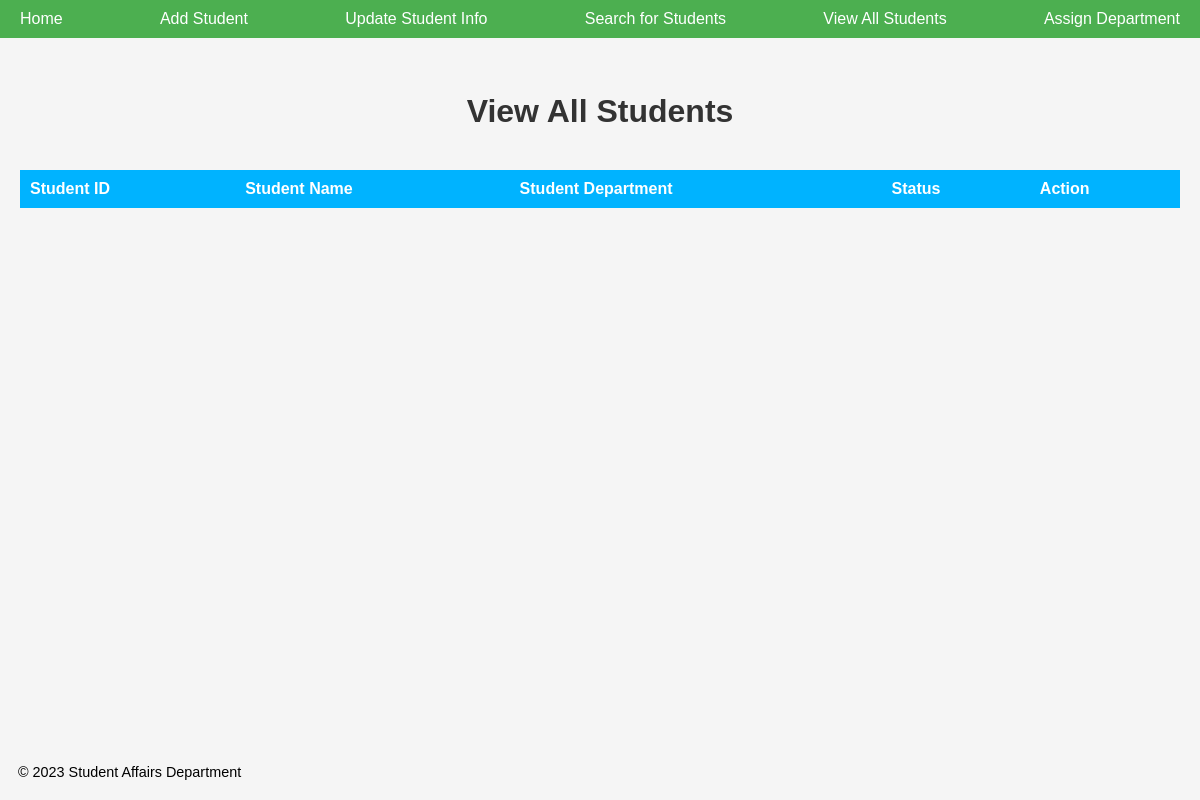
/all, run on an earlier commit of the app's database.
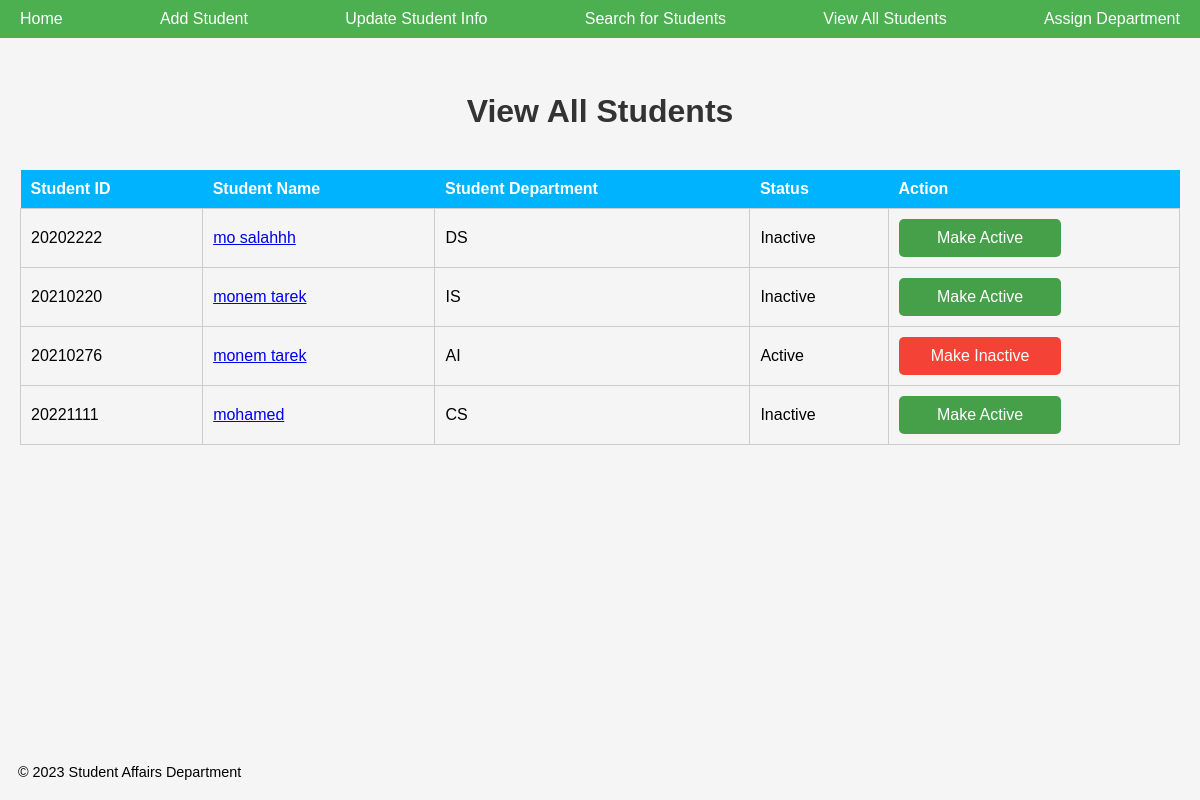
And on a later commit of the database.
### students/models.py (models this page shows, shortened)
class Student(models.Model):
    TypeGender = [
        ('Male', 'Male'),
        ('Female', 'Female')
    ]
    AvailableDepartment = [
        ('CS', 'CS'),
        ('DS', 'DS'),
        ('IT', 'IT'),
        ('AI', 'AI'),
        ('IS', 'IS')
    ]
    name = models.CharField(max_length=50, null=True)
    collegeID = models.CharField(max_length=8, null=True)
    dob = models.DateField(null=True)
    gpa = models.DecimalField(max_digits=4, decimal_places=1, null=True)
    gender = models.CharField(max_length=6, null=True)
    level = models.IntegerField(null=True)
    status = models.BooleanField(default=False, null=True)
    department = models.CharField(max_length=2, null=True)
    email = models.CharField(max_length=50, null=True)
    mobile = models.CharField(max_length=11, null=True)
    class Meta:
        ordering = ['gpa', 'name']

### students/views.py (the view)
# urls.py: path('all', views.view_all_students, name='viewAllStudents'),
def view_all_students(request):
    students = Student.objects.all()
    context = {'students': students}
    return render(request, 'students/viewAllStudents.html', context)

### templates/students/viewAllStudents.html (shortened to what this page needs)
{% extends 'base.html' %}
{% load static %}
{% block content %}
<!DOCTYPE html>
<html>
<head>
    <link rel="stylesheet" type="text/css" href="{% static 'css/viewAllStudents.css' %}">
</head>
<body>
<div class="container">
    <h1>View All Students</h1>
    <main>
        <table id="table1">
            <thead>
            <tr>
                <th>Student ID</th>
                <th>Student Name</th>
                <th>Student Department</th>
                <th>Status</th>
                <th>Action</th>
            </tr>
            </thead>
            <tbody>
                {% for student in students %}
                <tr>
                    <td>{{ student.collegeID }}</td>
                    <td> <a href="student/{{ student.collegeID }}"> {{ student.name }} </a> </td>
                    <td>{{ student.department }}</td>
                    {% if student.status %}
                        <td id="{{ student.collegeID }}status">Active</td>
                        <td>
                            <input type="button" id="{{ student.collegeID }}btn" onclick="changeStdStatus({{ student.collegeID }})" class="inactive-btn" value="Make Inactive">
                        </td>
                    {% else %}
                        <td id="{{ student.collegeID }}status">Inactive</td>
                        <td>
                            <input type="button" id="{{ student.collegeID }}btn" onclick="changeStdStatus({{ student.collegeID }})" class="active-btn" value="Make Active">
                        </td>
                    {% endif %}
                </tr>
                {% endfor %}
            </tbody>
        </table>
    </main>
</div>
</body>
</html>
{% endblock content %}

### templates/base.html (shortened to what this page needs)
{% load static %}
<head>
</head>
{% include 'parts/navbar.html' %}
{% block content%}
{% endblock content%}
{% include 'parts/footer.html' %}
<body>
</body>

### templates/parts/navbar.html
{% load static %}
<link rel="stylesheet" type="text/css" href="{% static 'css/navBar.css'%}"/>
<header>
        <nav>
            <ul>
                <li><a href="{% url 'home' %}">Home</a></li>
                <li><a href="{% url 'addStudent' %}">Add Student</a></li>
                <li><a href="{% url 'updateStudentInformation' %}">Update Student Info</a></li>
                <li><a href="{% url 'searchForStudents' %}">Search for Students</a></li>
                <li><a href="{% url 'viewAllStudents' %}">View All Students</a></li>
                <li><a href="{% url 'assignDepartmentPage' %}">Assign Department</a></li>
            </ul>
        </nav>
</header>

### templates/parts/footer.html
{% load static %}
<link rel="stylesheet" type="text/css" href="{% static 'css/footer.css'%}"/>
<footer>
    <p>&copy; 2023 Student Affairs Department</p>
</footer>

### project/static/css/NavBar.css (style rules this page uses)
header { background-color: #4CAF50; color: #fff; padding: 10px; }
nav ul { list-style: none; margin: 0; padding: 0; display: flex; justify-content: space-between; }
nav li { margin: 0 10px; }
nav a { color: #fff; text-decoration: none; }

### project/static/css/viewAllStudents.css (style rules this page uses)
* { margin: 0; padding: 0; box-sizing: border-box; }
body { font-family: Arial, sans-serif; background-color: #f5f5f5; }
h1 { text-align: center; color: #333; margin: 35px 20px; }
.container { max-width: 1200px; margin: 0 auto; padding: 20px; }
table { border-collapse: collapse; width: 100%; margin-top: 40px; }
th { font-weight: bold; text-align: left; background-color: #00b3ff; color: #fff; padding: 10px; }
td { padding: 10px; border: 1px solid #ccc; }
.active-btn { background-color: #45a049; color: #fff; border: none; display: inline-block; padding: 10px 20px; border-radius: 5px; font-size: 16px; cursor: pointer; transition: background-color 0.2s; width: 60%; }
.inactive-btn { background-color: #f44336; color: #fff; border: none; display: inline-block; padding: 10px 20px; border-radius: 5px; font-size: 16px; cursor: pointer; transition: background-color 0.2s; width: 60%; }

### project/static/css/Footer.css (style rules this page uses)
footer { background-color: #ffffff00 !important; color: #000000; padding: 10px; text-align: center; position: fixed; width: 100%; bottom: 0; left: 0; }
footer p { list-style: none; margin: 8px; padding: 0; display: flex; font-size: 0.9rem; line-height: 1.5; margin-bottom: 6px; }

What changed in the data, as far as the page shows it:
added Student: collegeID "20202222", name "mo salahhh", department "DS"
added Student: collegeID "20210220", name "monem tarek", department "IS"
added Student: collegeID "20210276", name "monem tarek", department "AI"
added Student: collegeID "20221111", name "mohamed", department "CS"
